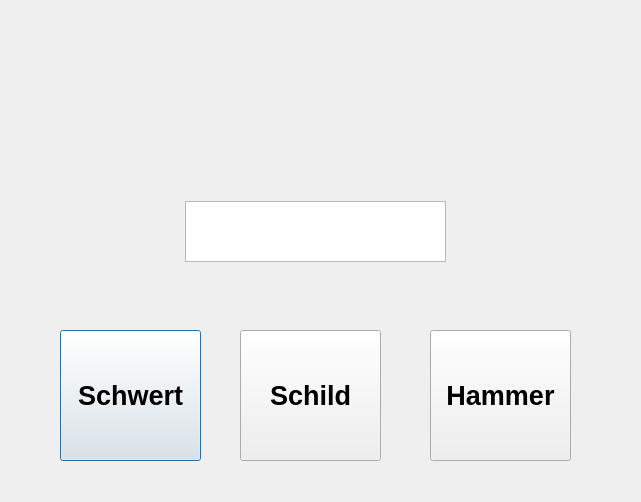
<?xml version="1.0" encoding="UTF-8"?>
<ui version="4.0">
 <class>FrmSSH</class>
 <widget class="QDialog" name="FrmSSH">
  <property name="geometry">
   <rect>
    <x>0</x>
    <y>0</y>
    <width>641</width>
    <height>502</height>
   </rect>
  </property>
  <property name="windowTitle">
   <string>Dialog</string>
  </property>
  <property name="styleSheet">
   <string notr="true">background-image: url(:/images/images/Grau.png);</string>
  </property>
  <widget class="QPushButton" name="Schwert_btn">
   <property name="geometry">
    <rect>
     <x>60</x>
     <y>330</y>
     <width>141</width>
     <height>131</height>
    </rect>
   </property>
   <property name="font">
    <font>
     <pointsize>20</pointsize>
     <weight>75</weight>
     <bold>true</bold>
    </font>
   </property>
   <property name="text">
    <string>Schwert</string>
   </property>
  </widget>
  <widget class="QPushButton" name="Schild_btn">
   <property name="geometry">
    <rect>
     <x>240</x>
     <y>330</y>
     <width>141</width>
     <height>131</height>
    </rect>
   </property>
   <property name="font">
    <font>
     <pointsize>20</pointsize>
     <weight>75</weight>
     <bold>true</bold>
    </font>
   </property>
   <property name="text">
    <string>Schild</string>
   </property>
  </widget>
  <widget class="QPushButton" name="Hammer_btn">
   <property name="geometry">
    <rect>
     <x>430</x>
     <y>330</y>
     <width>141</width>
     <height>131</height>
    </rect>
   </property>
   <property name="font">
    <font>
     <pointsize>20</pointsize>
     <weight>75</weight>
     <bold>true</bold>
    </font>
   </property>
   <property name="text">
    <string>Hammer</string>
   </property>
  </widget>
  <widget class="QListWidget" name="SSHAusgabe">
   <property name="geometry">
    <rect>
     <x>185</x>
     <y>201</y>
     <width>261</width>
     <height>61</height>
    </rect>
   </property>
  </widget>
 </widget>
 <resources/>
 <connections/>
</ui>
